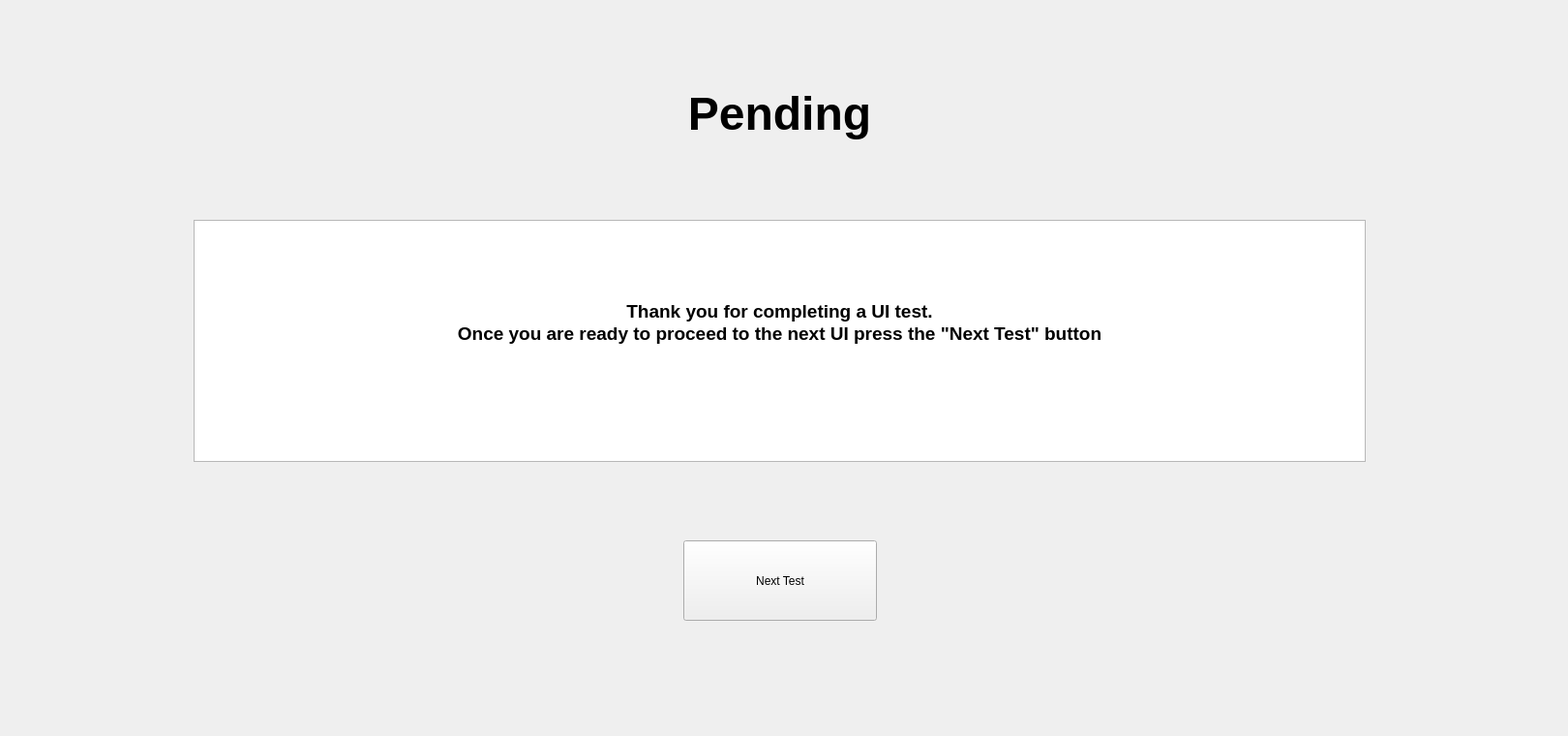
    <widget class="QWidget" name="pending_screen">
     <widget class="QWidget" name="verticalLayoutWidget_8">
      <property name="geometry">
       <rect>
        <x>0</x>
        <y>-10</y>
        <width>1611</width>
        <height>751</height>
       </rect>
      </property>
      <layout class="QVBoxLayout" name="verticalLayout_7" stretch="0,0,1,0,1">
       <property name="spacing">
        <number>15</number>
       </property>
       <property name="leftMargin">
        <number>200</number>
       </property>
       <property name="topMargin">
        <number>100</number>
       </property>
       <property name="rightMargin">
        <number>200</number>
       </property>
       <property name="bottomMargin">
        <number>100</number>
       </property>
       <item>
        <widget class="QLabel" name="label_3">
         <property name="font">
          <font>
           <pointsize>36</pointsize>
           <weight>75</weight>
           <bold>true</bold>
          </font>
         </property>
         <property name="text">
          <string>Pending</string>
         </property>
         <property name="alignment">
          <set>Qt::AlignCenter</set>
         </property>
        </widget>
       </item>
       <item>
        <spacer name="verticalSpacer_2">
         <property name="orientation">
          <enum>Qt::Vertical</enum>
         </property>
         <property name="sizeHint" stdset="0">
          <size>
           <width>20</width>
           <height>40</height>
          </size>
         </property>
        </spacer>
       </item>
       <item>
        <widget class="QTextBrowser" name="textBrowser_2">
         <property name="sizePolicy">
          <sizepolicy hsizetype="Expanding" vsizetype="Fixed">
           <horstretch>0</horstretch>
           <verstretch>0</verstretch>
          </sizepolicy>
         </property>
         <property name="minimumSize">
          <size>
           <width>0</width>
           <height>250</height>
          </size>
         </property>
         <property name="html">
          <string>&lt;!DOCTYPE HTML PUBLIC &quot;-//W3C//DTD HTML 4.0//EN&quot; &quot;http://www.w3.org/TR/REC-html40/strict.dtd&quot;&gt;
&lt;html&gt;&lt;head&gt;&lt;meta name=&quot;qrichtext&quot; content=&quot;1&quot; /&gt;&lt;style type=&quot;text/css&quot;&gt;
p, li { white-space: pre-wrap; }
&lt;/style&gt;&lt;/head&gt;&lt;body style=&quot; font-family:'MS Shell Dlg 2'; font-size:8.25pt; font-weight:400; font-style:normal;&quot;&gt;
&lt;p align=&quot;center&quot; style=&quot;-qt-paragraph-type:empty; margin-top:0px; margin-bottom:0px; margin-left:0px; margin-right:0px; -qt-block-indent:0; text-indent:0px;&quot;&gt;&lt;br /&gt;&lt;/p&gt;
&lt;p align=&quot;center&quot; style=&quot;-qt-paragraph-type:empty; margin-top:0px; margin-bottom:0px; margin-left:0px; margin-right:0px; -qt-block-indent:0; text-indent:0px;&quot;&gt;&lt;br /&gt;&lt;/p&gt;
&lt;p align=&quot;center&quot; style=&quot;-qt-paragraph-type:empty; margin-top:0px; margin-bottom:0px; margin-left:0px; margin-right:0px; -qt-block-indent:0; text-indent:0px;&quot;&gt;&lt;br /&gt;&lt;/p&gt;
&lt;p align=&quot;center&quot; style=&quot;-qt-paragraph-type:empty; margin-top:0px; margin-bottom:0px; margin-left:0px; margin-right:0px; -qt-block-indent:0; text-indent:0px;&quot;&gt;&lt;br /&gt;&lt;/p&gt;
&lt;p align=&quot;center&quot; style=&quot;-qt-paragraph-type:empty; margin-top:0px; margin-bottom:0px; margin-left:0px; margin-right:0px; -qt-block-indent:0; text-indent:0px;&quot;&gt;&lt;br /&gt;&lt;/p&gt;
&lt;p align=&quot;center&quot; style=&quot;-qt-paragraph-type:empty; margin-top:0px; margin-bottom:0px; margin-left:0px; margin-right:0px; -qt-block-indent:0; text-indent:0px;&quot;&gt;&lt;br /&gt;&lt;/p&gt;
&lt;p align=&quot;center&quot; style=&quot; margin-top:0px; margin-bottom:0px; margin-left:0px; margin-right:0px; -qt-block-indent:0; text-indent:0px;&quot;&gt;&lt;span style=&quot; font-size:14pt; font-weight:600;&quot;&gt;Thank you for completing a UI test.&lt;/span&gt;&lt;/p&gt;
&lt;p align=&quot;center&quot; style=&quot; margin-top:0px; margin-bottom:0px; margin-left:0px; margin-right:0px; -qt-block-indent:0; text-indent:0px;&quot;&gt;&lt;span style=&quot; font-size:14pt; font-weight:600;&quot;&gt;Once you are ready to proceed to the next UI press the &amp;quot;Next Test&amp;quot; button&lt;/span&gt;&lt;/p&gt;
&lt;p align=&quot;center&quot; style=&quot;-qt-paragraph-type:empty; margin-top:0px; margin-bottom:0px; margin-left:0px; margin-right:0px; -qt-block-indent:0; text-indent:0px; font-size:14pt;&quot;&gt;&lt;br /&gt;&lt;/p&gt;&lt;/body&gt;&lt;/html&gt;</string>
         </property>
        </widget>
       </item>
       <item>
        <spacer name="verticalSpacer">
         <property name="orientation">
          <enum>Qt::Vertical</enum>
         </property>
         <property name="sizeHint" stdset="0">
          <size>
           <width>20</width>
           <height>40</height>
          </size>
         </property>
        </spacer>
       </item>
       <item>
        <layout class="QHBoxLayout" name="horizontalLayout_11">
         <item>
          <spacer name="horizontalSpacer_26">
           <property name="orientation">
            <enum>Qt::Horizontal</enum>
           </property>
           <property name="sizeHint" stdset="0">
            <size>
             <width>40</width>
             <height>20</height>
            </size>
           </property>
          </spacer>
         </item>
         <item>
          <widget class="QPushButton" name="next_test_button">
           <property name="sizePolicy">
            <sizepolicy hsizetype="Minimum" vsizetype="Fixed">
             <horstretch>0</horstretch>
             <verstretch>0</verstretch>
            </sizepolicy>
           </property>
           <property name="minimumSize">
            <size>
             <width>200</width>
             <height>83</height>
            </size>
           </property>
           <property name="text">
            <string>Next Test</string>
           </property>
          </widget>
         </item>
         <item>
          <spacer name="horizontalSpacer_27">
           <property name="orientation">
            <enum>Qt::Horizontal</enum>
           </property>
           <property name="sizeHint" stdset="0">
            <size>
             <width>40</width>
             <height>20</height>
            </size>
           </property>
          </spacer>
         </item>
        </layout>
       </item>
      </layout>
     </widget>
    </widget>
